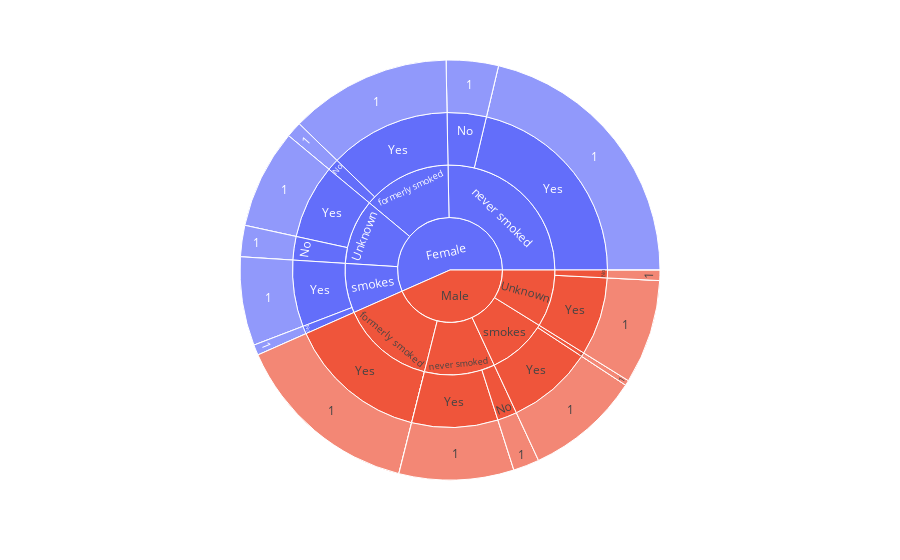

The code cell stored with this chart in its notebook:
### Code cell
#Diagramme de conclusion ?

import plotly.express as px

fig = px.sunburst(df, path=['gender', 'smoking_status', 'ever_married', 'stroke'], values='stroke')
fig.show()

### Figure 1 — Plotly figure (JSON) as saved in the notebook; plotly's stock layout.template omitted (floating-point values rounded to 4 significant figures)
{"data": [{"branchvalues": "total", "domain": {"x": [0, 1], "y": [0, 1]}, "hovertemplate": "labels=%{label}<br>stroke=%{value}<br>parent=%{parent}<br>id=%{id}<extra></extra>", "ids": ["Female/Unknown/No/0", "Male/Unknown/No/0", "Female/formerly smoked/No/0", "Male/formerly smoked/No/0", "Female/never smoked/No/0", "Male/never smoked/No/0", "Female/smokes/No/0", "Male/smokes/No/0", "Female/Unknown/Yes/0", "Male/Unknown/Yes/0", "Female/formerly smoked/Yes/0", "Male/formerly smoked/Yes/0", "Female/never smoked/Yes/0", "Male/never smoked/Yes/0", "Female/smokes/Yes/0", "Male/smokes/Yes/0", "Female/Unknown/No/1", "Male/Unknown/No/1", "Female/formerly smoked/No/1", "Female/never smoked/No/1", "Male/never smoked/No/1", "Female/smokes/No/1", "Male/smokes/No/1", "Female/Unknown/Yes/1", "Male/Unknown/Yes/1", "Female/formerly smoked/Yes/1", "Male/formerly smoked/Yes/1", "Female/never smoked/Yes/1", "Male/never smoked/Yes/1", "Female/smokes/Yes/1", "Male/smokes/Yes/1", "Female/Unknown/No", "Male/Unknown/No", "Female/formerly smoked/No", "Male/formerly smoked/No", "Female/never smoked/No", "Male/never smoked/No", "Female/smokes/No", "Male/smokes/No", "Female/Unknown/Yes", "Male/Unknown/Yes", "Female/formerly smoked/Yes", "Male/formerly smoked/Yes", "Female/never smoked/Yes", "Male/never smoked/Yes", "Female/smokes/Yes", "Male/smokes/Yes", "Female/Unknown", "Male/Unknown", "Female/formerly smoked", "Male/formerly smoked", "Female/never smoked", "Male/never smoked", "Female/smokes", "Male/smokes", "Female", "Male"], "labels": ["0", "0", "0", "0", "0", "0", "0", "0", "0", "0", "0", "0", "0", "0", "0", "0", "1", "1", "1", "1", "1", "1", "1", "1", "1", "1", "1", "1", "1", "1", "1", "No", "No", "No", "No", "No", "No", "No", "No", "Yes", "Yes", "Yes", "Yes", "Yes", "Yes", "Yes", "Yes", "Unknown", "Unknown", "formerly smoked", "formerly smoked", "never smoked", "never smoked", "smokes", "smokes", "Female", "Male"], "name": "", "parents": ["Female/Unknown/No", "Male/Unknown/No", "Female/formerly smoked/No", "Male/formerly smoked/No", "Female/never smoked/No", "Male/never smoked/No", "Female/smokes/No", "Male/smokes/No", "Female/Unknown/Yes", "Male/Unknown/Yes", "Female/formerly smoked/Yes", "Male/formerly smoked/Yes", "Female/never smoked/Yes", "Male/never smoked/Yes", "Female/smokes/Yes", "Male/smokes/Yes", "Female/Unknown/No", "Male/Unknown/No", "Female/formerly smoked/No", "Female/never smoked/No", "Male/never smoked/No", "Female/smokes/No", "Male/smokes/No", "Female/Unknown/Yes", "Male/Unknown/Yes", "Female/formerly smoked/Yes", "Male/formerly smoked/Yes", "Female/never smoked/Yes", "Male/never smoked/Yes", "Female/smokes/Yes", "Male/smokes/Yes", "Female/Unknown", "Male/Unknown", "Female/formerly smoked", "Male/formerly smoked", "Female/never smoked", "Male/never smoked", "Female/smokes", "Male/smokes", "Female/Unknown", "Male/Unknown", "Female/formerly smoked", "Male/formerly smoked", "Female/never smoked", "Male/never smoked", "Female/smokes", "Male/smokes", "Female", "Male", "Female", "Male", "Female", "Male", "Female", "Male", "", ""], "type": "sunburst", "values": [0, 0, 0, 0, 0, 0, 0, 0, 0, 0, 0, 0, 0, 0, 0, 0, 6, 2, 3, 10, 5, 2, 1, 19, 20, 31, 36, 53, 22, 17, 22, 6, 2, 3, 0, 10, 5, 2, 1, 19, 20, 31, 36, 53, 22, 17, 22, 25, 22, 34, 36, 63, 27, 19, 23, 141, 108]}], "layout": {"legend": {"tracegroupgap": 0}, "margin": {"t": 60}}}
